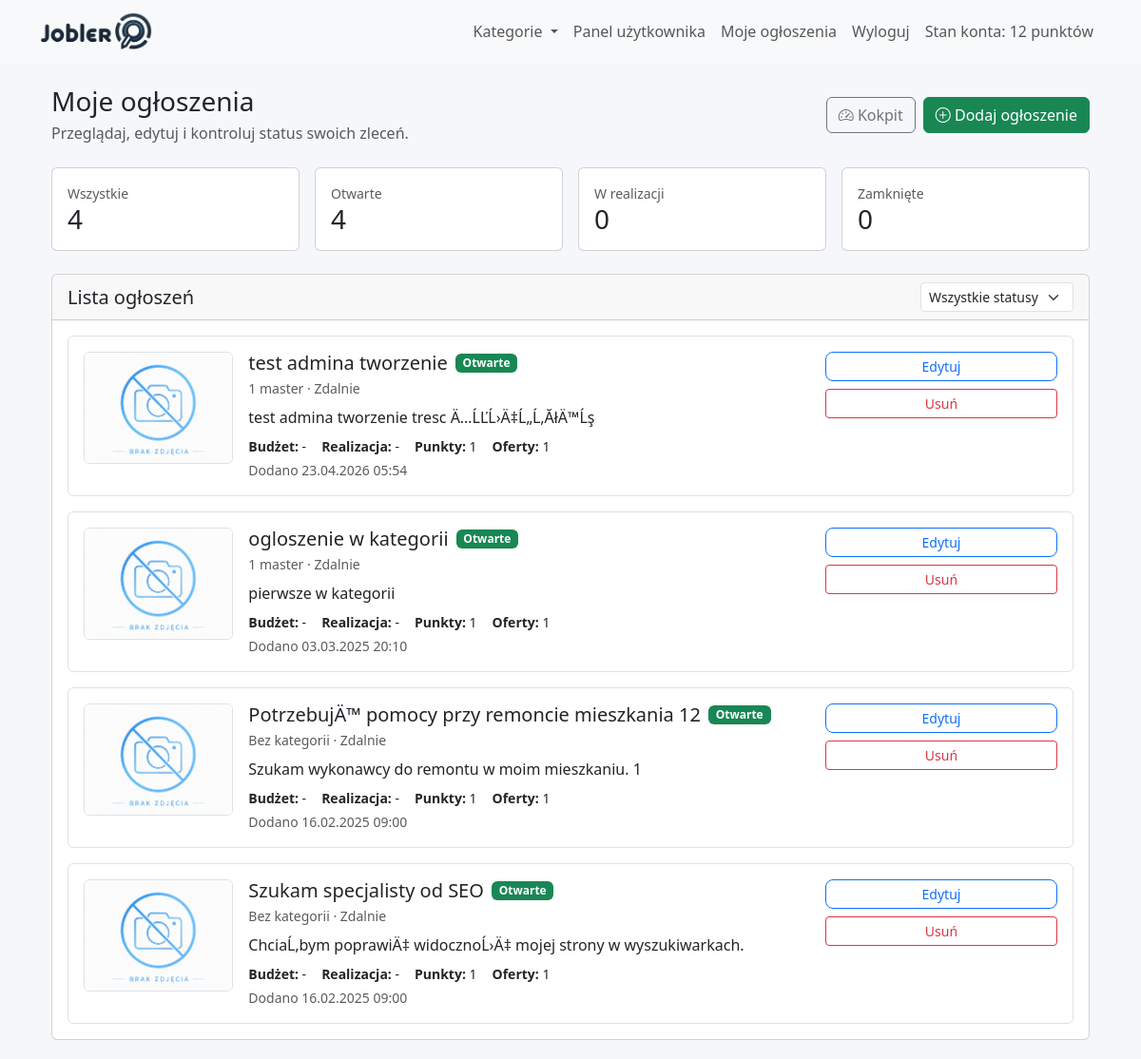
The page /views/user/job_list.php (signed in) on the database its author committed.
### tables this page shows
CREATE TABLE `jobs` (
  `id` int(11) NOT NULL,
  `user_id` int(11) NOT NULL,
  `title` varchar(255) NOT NULL,
  `description` text NOT NULL,
  `status` enum('open','in_progress','closed') NOT NULL DEFAULT 'open',
  `created_at` timestamp NOT NULL DEFAULT current_timestamp(),
  `updated_at` timestamp NOT NULL DEFAULT current_timestamp() ON UPDATE current_timestamp(),
  `points_required` int(11) NOT NULL DEFAULT 1,
  `category_id` int(11) DEFAULT NULL,
  `executor_id` int(11) DEFAULT NULL,
  `budget_estimate` decimal(10,2) DEFAULT NULL,
  `realization_time` varchar(120) DEFAULT NULL,
  `validity_days` int(11) NOT NULL DEFAULT 7,
  `expires_at` datetime DEFAULT NULL,
  `work_mode` varchar(20) NOT NULL DEFAULT 'remote',
  `primary_image` varchar(255) NOT NULL DEFAULT 'no_image.jpg',
  `deleted_at` datetime DEFAULT NULL,
  `archived_at` datetime DEFAULT NULL,
  `archive_reason` varchar(80) DEFAULT NULL
);

CREATE TABLE `categories` (
  `id` int(11) NOT NULL,
  `name` varchar(255) NOT NULL,
  `parent_id` int(11) DEFAULT NULL
);

### views/user/job_list.php (the view, shortened to what this page needs)
<?php
$pdo = Database::getConnection();
$userId = (int)$_SESSION['user_id'];
function jobImageUrl($filename) {
    $filename = trim((string)$filename);
    return '/uploads/jobs/' . rawurlencode($filename);
}
$pdo->exec("
    UPDATE jobs
    SET archived_at = COALESCE(archived_at, NOW()),
        archive_reason = CASE
            WHEN deleted_at IS NOT NULL THEN 'auto_year_after_delete'
            ELSE 'auto_year_after_publish'
        END,
        updated_at = NOW()
    WHERE archived_at IS NULL
      AND (
          created_at <= DATE_SUB(NOW(), INTERVAL 1 YEAR)
          OR (deleted_at IS NOT NULL AND deleted_at <= DATE_SUB(NOW(), INTERVAL 1 YEAR))
      )
");
$where = ['j.user_id = :user_id', 'j.deleted_at IS NULL', 'j.archived_at IS NULL'];
$params = ['user_id' => $userId];
$stmt = $pdo->prepare("
    SELECT j.*, c.name AS category_name, COUNT(r.id) AS offer_count
    FROM jobs j
    LEFT JOIN categories c ON c.id = j.category_id
    LEFT JOIN responses r ON r.job_id = j.id
    WHERE " . implode(' AND ', $where) . "
    GROUP BY j.id
    ORDER BY j.created_at DESC
");
$stmt->execute($params);
$jobs = $stmt->fetchAll(PDO::FETCH_ASSOC);
$statsStmt = $pdo->prepare("
    SELECT
        COUNT(*) AS total_jobs,
        SUM(status = 'open') AS open_jobs,
        SUM(status = 'in_progress') AS in_progress_jobs,
        SUM(status = 'closed') AS closed_jobs
    FROM jobs
    WHERE user_id = :user_id AND deleted_at IS NULL AND archived_at IS NULL
");
$statsStmt->execute(['user_id' => $userId]);
$stats = $statsStmt->fetch(PDO::FETCH_ASSOC) ?: [];
$statusLabels = [
    'open' => 'Otwarte',
    'in_progress' => 'W realizacji',
    'closed' => 'Zamknięte',
];
$statusClasses = [
    'open' => 'bg-success',
    'in_progress' => 'bg-warning text-dark',
    'closed' => 'bg-secondary',
];
$workModeLabels = [
    'remote' => 'Zdalnie',
    'onsite' => 'Stacjonarnie',
    'hybrid' => 'Hybrydowo',
];
include('../partials/header.php');
?>
<div class="container">
    <div class="d-flex flex-wrap justify-content-between align-items-center gap-3 mb-4">
        <div>
            <h1 class="h3 mb-1">Moje ogłoszenia</h1>
            <p class="text-muted mb-0">Przeglądaj, edytuj i kontroluj status swoich zleceń.</p>
        </div>
        <div class="d-flex flex-wrap gap-2">
            <a href="dashboard.php" class="btn btn-outline-secondary"><i class="bi bi-speedometer2"></i> Kokpit</a>
            <a href="create_job.php" class="btn btn-success"><i class="bi bi-plus-circle"></i> Dodaj ogłoszenie</a>
        </div>
    </div>
    <div class="row g-3 mb-4">
        <div class="col-md-3 col-6"><div class="card h-100"><div class="card-body"><div class="text-muted small">Wszystkie</div><div class="h3 mb-0"><?= (int)($stats['total_jobs'] ?? 0) ?></div></div></div></div>
        <div class="col-md-3 col-6"><div class="card h-100"><div class="card-body"><div class="text-muted small">Otwarte</div><div class="h3 mb-0"><?= (int)($stats['open_jobs'] ?? 0) ?></div></div></div></div>
        <div class="col-md-3 col-6"><div class="card h-100"><div class="card-body"><div class="text-muted small">W realizacji</div><div class="h3 mb-0"><?= (int)($stats['in_progress_jobs'] ?? 0) ?></div></div></div></div>
        <div class="col-md-3 col-6"><div class="card h-100"><div class="card-body"><div class="text-muted small">Zamknięte</div><div class="h3 mb-0"><?= (int)($stats['closed_jobs'] ?? 0) ?></div></div></div></div>
    </div>
    <div class="card">
        <div class="card-header d-flex flex-wrap justify-content-between align-items-center gap-2">
            <h2 class="h5 mb-0">Lista ogłoszeń</h2>
            <form method="GET" class="d-flex gap-2">
                <select name="status" class="form-select form-select-sm" onchange="this.form.submit()">
                    <option value="">Wszystkie statusy</option>
                </select>
            </form>
        </div>
        <div class="card-body">
            <?php if (empty($jobs)): ?>
                <div class="text-center py-5">
                    <p class="mb-3">Nie masz jeszcze ogłoszeń w tym widoku.</p>
                    <a href="create_job.php" class="btn btn-success">Dodaj nowe ogłoszenie</a>
                </div>
            <?php else: ?>
                <div class="vstack gap-3">
                    <?php foreach ($jobs as $job): ?>
                        <?php
                        $imageUrl = jobImageUrl($job['primary_image'] ?? 'no_image.jpg');
                        ?>
                        <div class="border rounded p-3">
                            <div class="row g-3 align-items-start">
                                <div class="col-md-2">
                                    <img src="<?= htmlspecialchars($imageUrl) ?>" alt="Zdjęcie ogłoszenia" class="img-fluid rounded border" style="aspect-ratio: 4 / 3; object-fit: cover; width: 100%;">
                                </div>
                                <div class="col-md-7">
                                    <div class="d-flex flex-wrap align-items-center gap-2 mb-1">
                                        <h3 class="h5 mb-0"><?= htmlspecialchars($job['title']) ?></h3>
                                        <span class="badge <?= $statusClasses[$job['status']] ?? 'bg-secondary' ?>"><?= $statusLabels[$job['status']] ?? htmlspecialchars($job['status']) ?></span>
                                    </div>
                                    <div class="text-muted small mb-2">
                                        <?= htmlspecialchars($job['category_name'] ?? 'Bez kategorii') ?> · <?= htmlspecialchars($workModeLabels[$job['work_mode']] ?? $job['work_mode'] ?? '-') ?>
                                    </div>
                                    <?php $shortDescription = strlen($job['description']) > 180 ? substr($job['description'], 0, 180) . '...' : $job['description']; ?>
                                    <p class="mb-2"><?= htmlspecialchars($shortDescription) ?></p>
                                    <div class="d-flex flex-wrap gap-3 small">
                                        <span><strong>Budżet:</strong> <?= $job['budget_estimate'] !== null ? number_format((float)$job['budget_estimate'], 2, ',', ' ') . ' PLN' : '-' ?></span>
                                        <span><strong>Realizacja:</strong> <?= htmlspecialchars($job['realization_time'] ?: '-') ?></span>
                                        <span><strong>Punkty:</strong> <?= (int)$job['points_required'] ?></span>
                                        <span><strong>Oferty:</strong> <?= (int)$job['offer_count'] ?></span>
                                    </div>
                                    <div class="small text-muted mt-1">
                                        Dodano <?= date('d.m.Y H:i', strtotime($job['created_at'])) ?>
                                    </div>
                                </div>
                                <div class="col-md-3">
                                    <div class="d-grid gap-2">
                                        <a href="edit_job.php?id=<?= (int)$job['id'] ?>" class="btn btn-outline-primary btn-sm">Edytuj</a>
                                        <a href="delete_job.php?id=<?= (int)$job['id'] ?>" class="btn btn-outline-danger btn-sm" onclick="return confirm('Ogłoszenie zniknie z Twojej listy i trafi do archiwum administratora. Zablokowane punkty wykonawców zostaną zwrócone. Kontynuować?')">Usuń</a>
                                    </div>
                                </div>
                            </div>
                        </div>
                    <?php endforeach; ?>
                </div>
            <?php endif; ?>
        </div>
    </div>
</div>
<?php include('../partials/footer.php'); ?>

### views/partials/header.php (shortened to what this page needs)
<!DOCTYPE html>
<html lang="pl">
<head>
    <link href="https://cdn.jsdelivr.net/npm/bootstrap@5.3.3/dist/css/bootstrap.min.css" rel="stylesheet" >
	<link rel="stylesheet" href="https://cdn.jsdelivr.net/npm/bootstrap-icons@1.11.3/font/bootstrap-icons.min.css">
    <link rel="stylesheet" href="../../css/style.css">
</head>
<body>
<nav class="navbar navbar-expand-lg navbar-light bg-light">
   <div class="container">
    <a class="navbar-brand" href="/">
      <img src="/img/logo.png" alt="Logo" style="height: 40px;">
    </a>
    <div class="collapse navbar-collapse" id="navbarNav">
      <ul class="navbar-nav ms-auto">
 <li class="nav-item dropdown">
                    <a class="nav-link dropdown-toggle" href="#" id="categoryDropdown" role="button" data-bs-toggle="dropdown" aria-expanded="false">
                        Kategorie
                    </a>
                </li>
        <li class="nav-item">
            <a class="nav-link" href="/views/user/dashboard.php">Panel użytkownika</a>
        </li>
        <li class="nav-item">
            <a class="nav-link" href="/views/user/job_list.php">Moje ogłoszenia</a>
        </li>
        <li class="nav-item">
            <a class="nav-link" href="/logout.php">Wyloguj</a>
        </li>
        <?php if (isset($_SESSION['user_account_balance'])): ?>
            <li class="nav-item"><a class="nav-link" href="/views/executor/payment.php">Stan konta: <?= $_SESSION['user_account_balance'] ?> punktów</a></li>
        <?php endif; ?>
      </ul>
    </div>
  </div>
</nav>
<div class="container mt-4">

### views/partials/footer.php (shortened to what this page needs)
</body>
</html>

### css/style.css (style rules this page uses)
:root { --primary-color: #4e73df; --secondary-color: #f8f9fc; --accent-color: #36b9cc; --text-dark: #5a5c69; --border-radius: 12px; }
body { background-color: #f5f7fb; font-family: 'Segoe UI', Tahoma, Geneva, Verdana, sans-serif; }
.btn-outline-primary { border-radius: 8px; }

### rows shown on the page
jobs: primary_image (placeholder picture), title "test admina tworzenie", status "Otwarte", category.name "1 master", work_mode "Zdalnie", description "test admina tworzenie tresc Ä…ĹĽĹ›Ä‡Ĺ„Ĺ‚ĂłÄ™Ĺş", realization_time "-", points_required "1", offer_count "1", created_at "23.04.2026 05:54"
jobs: primary_image (placeholder picture), title "ogloszenie w kategorii", status "Otwarte", category.name "1 master", work_mode "Zdalnie", description "pierwsze w kategorii", realization_time "-", points_required "1", offer_count "1", created_at "03.03.2025 20:10"
jobs: primary_image (placeholder picture), title "PotrzebujÄ™ pomocy przy remoncie mieszkania 12", status "Otwarte", category_name "Bez kategorii", work_mode "Zdalnie", description "Szukam wykonawcy do remontu w moim mieszkaniu. 1", realization_time "-", points_required "1", offer_count "1", created_at "16.02.2025 09:00"
jobs: primary_image (placeholder picture), title "Szukam specjalisty od SEO", status "Otwarte", category_name "Bez kategorii", work_mode "Zdalnie", description "ChciaĹ‚bym poprawiÄ‡ widocznoĹ›Ä‡ mojej strony w wyszukiwarkach.", realization_time "-", points_required "1", offer_count "1", created_at "16.02.2025 09:00"

### other values the page prints
$_SESSION['user_account_balance'] "12"
$stats['total_jobs'] "4"
$stats['open_jobs'] "4"
$stats['in_progress_jobs'] "0"
$stats['closed_jobs'] "0"
